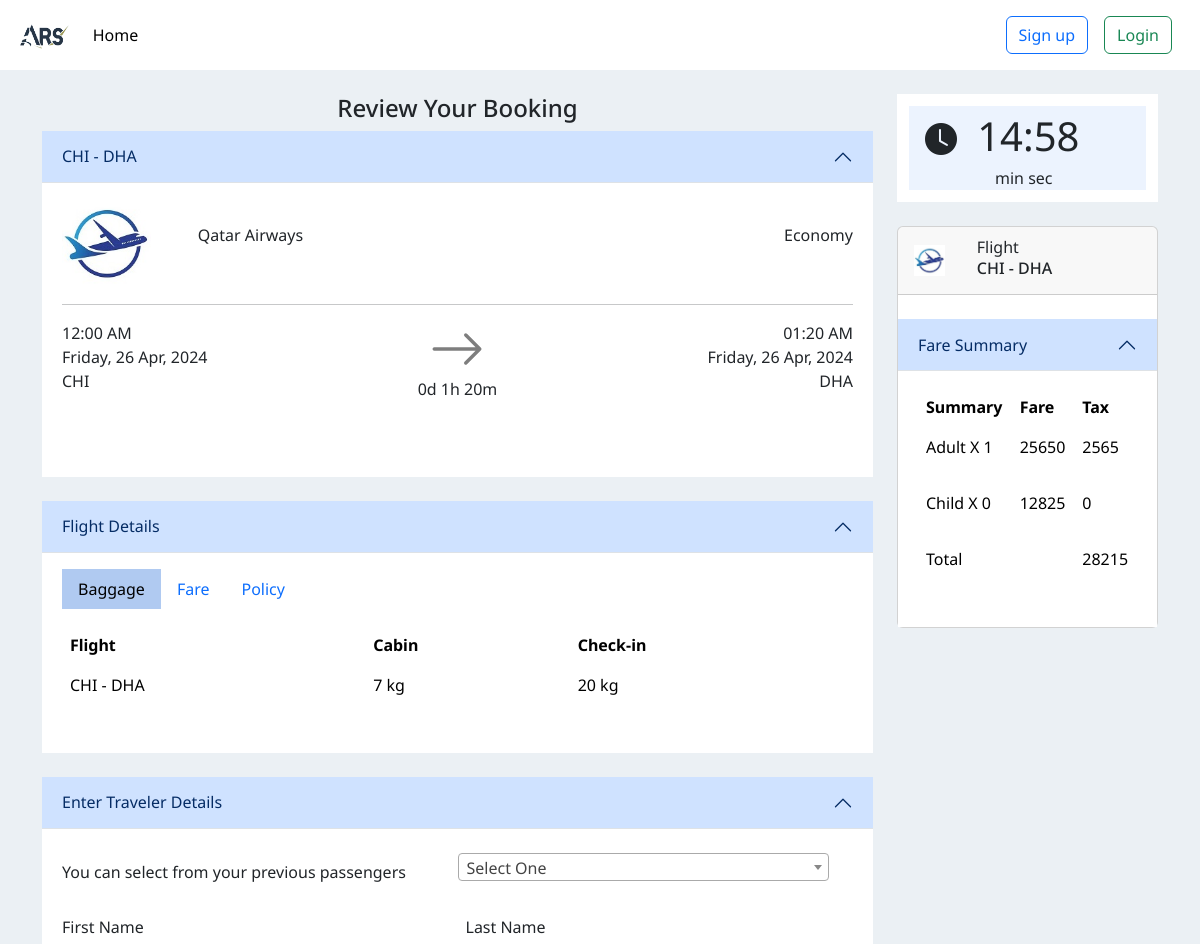
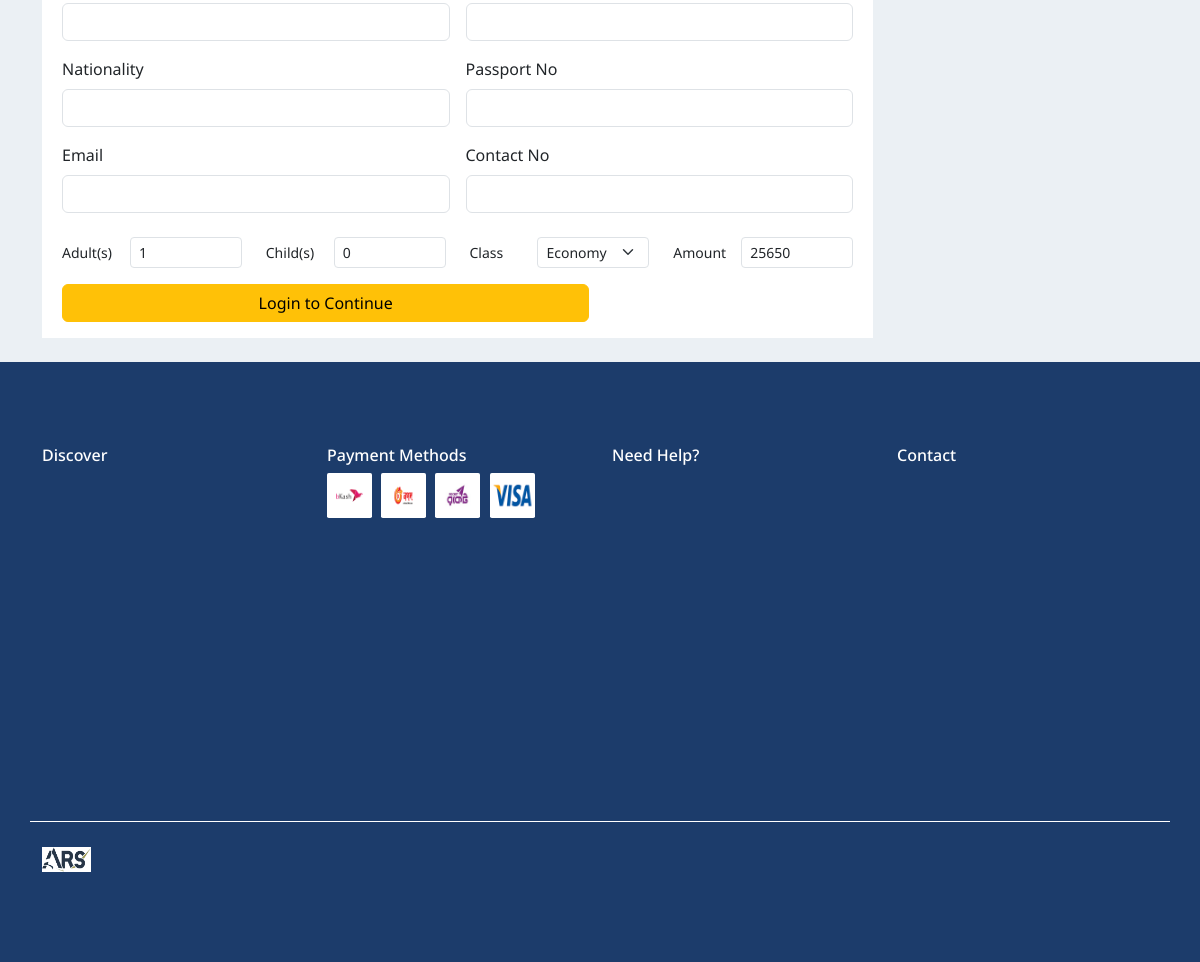
The app's page /src/booking.php?id=10004 with its own data (2 pictures, top to bottom).
### tables this page shows
CREATE TABLE `flight` (
  `id` int(11) NOT NULL,
  `source` varchar(100) NOT NULL,
  `destination` varchar(100) NOT NULL,
  `departure` datetime NOT NULL,
  `arrival` datetime NOT NULL,
  `price` int(11) NOT NULL,
  `airline` varchar(100) NOT NULL,
  `duration` int(11) NOT NULL,
  `class` varchar(20) NOT NULL DEFAULT 'Economy'
);

### src/booking.php (the view, shortened to what the rows shown need)
<?php
include_once "./inc/header.php";
include_once "./service/Airport.php";
include_once "./service/Flight.php";
include_once "./service/Passenger.php";
$ap = new Airport();
if (isset($_GET['id'])) {
  $flightID = $_GET['id'];
  $f = new Flight();
  $flight = $f->fetchFlight($flightID)->fetch_assoc();
}
?>
<body class="text-center">
  <div class="container justify-content-center mt-4">
    <div class="row mb-4">
      <div class="col-lg-9">
        <div class="accordion accordion-flush" id="accordionFlightDetails1">
          <div class="accordion-item">
            <h2 class="accordion-header" id="flush-FlightDetails1">
              <button class="accordion-button " type="button" data-bs-toggle="collapse" data-bs-target="#flush-collapseFlightDetails1" aria-expanded="true" aria-controls="flush-collapseFlightDetails1">
                <?php
                echo $ap->getCode($flight['source']);
                echo " - ";
                echo $ap->getCode($flight['destination']);
                ?>
              </button>
            </h2>
            <div id="flush-collapseFlightDetails1" class="accordion-collapse collapse show" aria-labelledby="flush-FlightDetails1" data-bs-parent="#accordionFlightDetails1">
              <div class="accordion-body">
                <div class="row align-items-center">
                  <div class="col-lg-8">
                    <div class="row text-start align-items-center">
                      <div class="col-lg-8">
                        <p>
                          <?php
                          echo $flight['airline'];
                          ?>
                        </p>
                      </div>
                    </div>
                  </div>
                </div>
                <div class="row ">
                  <div class="col-lg-5 text-start">
                    <p>
                      <?php
                      echo date('h:i A', strtotime($flight['departure']));
                      echo "<br/>";
                      echo date('l, d M, Y', strtotime($flight['departure']));
                      echo "<br/>";
                      echo $ap->getCode($flight['source']);
                      ?>
                    </p>
                  </div>
                  <div class="col-lg-2">
                    <img src="../public/images/arrow-right.svg" style="width: 100px; height: 40%; opacity: .5" alt="Right Arrow">
                    <p>
                      <?php
                      $duration = $flight['duration'];
                      $days = intdiv($duration, 24 * 60);
                      $hours = intdiv($duration % (24 * 60), 60);
                      $minutes = $duration % 60;
                      echo $days . "d " . $hours . "h " . $minutes . "m";
                      ?>
                    </p>
                  </div>
                  <div class="col-lg-5 text-end">
                    <p>
                      <?php
                      echo date('h:i A', strtotime($flight['arrival']));
                      echo "<br/>";
                      echo date('l, d M, Y', strtotime($flight['arrival']));
                      echo "<br/>";
                      echo $ap->getCode($flight['destination']);
                      ?>
                    </p>
                  </div>
                </div>
              </div>
            </div>
          </div>
        </div>
        <div class="accordion accordion-flush mt-4" id="accordionFlightDetails2">
          <div class="accordion-item">
            <h2 class="accordion-header" id="flush-FlightDetails2">
              <button class="accordion-button " type="button" data-bs-toggle="collapse" data-bs-target="#flush-collapseFlightDetails2" aria-expanded="true" aria-controls="flush-collapseFlightDetails2">
                Flight Details
              </button>
            </h2>
            <div id="flush-collapseFlightDetails2" class="accordion-collapse collapse show" aria-labelledby="flush-FlightDetails2" data-bs-parent="#accordionFlightDetails2">
              <div class="accordion-body">
                <div class="col-lg-12">
                  <div class="tab-content" id="pills-tabContent">
                    <div class="tab-pane fade show active" id="pills-baggage" role="tabpanel" aria-labelledby="pills-baggage-tab" tabindex="0">
                      <table class="col-lg-12 table table-borderless text-start">
                        <tr>
                          <th> Flight</th>
                          <th> Cabin</th>
                          <th> Check-in</th>
                        </tr>
                      </table>
                    </div>
                  </div>
                </div>
              </div>
            </div>
          </div>
        </div>
        <div class="accordion accordion-flush mt-4" id="accordionTravelerDetails">
          <div class="accordion-item">
            <h2 class="accordion-header" id="flush-headingTravelerDetails">
              <button class="accordion-button " type="button" data-bs-toggle="collapse" data-bs-target="#flush-collapseTravelerDetails" aria-expanded="true" aria-controls="flush-collapseTravelerDetails">
                Enter Traveler Details
              </button>
            </h2>
            <div id="flush-collapseTravelerDetails" class="accordion-collapse collapse show" aria-labelledby="flush-headingTravelerDetails" data-bs-parent="#accordionTravelerDetails">
              <div class="accordion-body">
                <div class="col-lg-12 text-start">
                  <form action="" method="post" class="row g-3">
                    <div class="col-md-12">
                      <div class="row justify-content-center mt-2">
                        <div class="col-2 text-start">
                          <input type="number" id="amount" name="amount" class="form-control form-control-sm" value="<?php echo $flight['price'] ?>" readonly>
                        </div>
                      </div>
                    </div>
                  </form>
                </div>
              </div>
            </div>
          </div>
        </div>
      </div>
      <div class="col-lg-3">
        <div class="card mt-4 ">
          <div class="accordion accordion-flush mt-4" id="accordionFareSummary">
            <div class="accordion-item">
              <h2 class="accordion-header" id="flush-headingFareSummary">
                <button class="accordion-button " type="button" data-bs-toggle="collapse" data-bs-target="#flush-collapseFareSummary" aria-expanded="true" aria-controls="flush-collapseFareSummary">
                  Fare Summary
                </button>
              </h2>
              <div id="flush-collapseFareSummary" class="accordion-collapse collapse show" aria-labelledby="flush-headingFareSummary" data-bs-parent="#accordionFareSummarys">
                <div class="accordion-body">
                  <div class="col-lg-12 text-start">
                    <table class="col-lg-12 table table-borderless">
                      <tr>
                        <th> Summary</th>
                        <th> Fare</th>
                        <th> Tax</th>
                      </tr>
                      <tr>
                        <td> Adult X <span id="adultNumber"> 1 </span> </td>
                        <td>
                          <?php
                          echo $flight['price'];
                          ?>
                        </td>
                        <td>
                            <p id="adultTax">
                              <?php echo $flight['price'] * 0.1; ?>
                            </p>
                        </td>
                      </tr>
                      <tr>
                        <td> Child X <span id="childNumber"> 0  </span> </td>
                        <td id="childFare">
                          <?php
                          echo $flight['price'] * .5;
                          ?>
                        </td>
                        <td>
                            <p id="childTax"> 0 </p>
                        </td>
                      </tr>
                      <tr>
                        <td>
                            <p id="totalAmount">
                              <?php echo $flight['price'] + $flight['price'] * 0.1; ?>
                            </p>
                        </td>
                      </tr>
                    </table>
                  </div>
                </div>
              </div>
            </div>
          </div>
        </div>
      </div>
    </div>
  </div>
</body>
</html>

### records on screen
flight: airline "Qatar Airways", departure "12:00 AM", departure "Friday, 26 Apr, 2024", duration "0", duration "1", duration "20", arrival "01:20 AM", arrival "Friday, 26 Apr, 2024", amount "25650", price "25650", $flight['price']*0.1 "2565", price "12825", $flight['price'] + $flight['price'] * 0.1 "28215"

### other values on screen
$ap->getCode($flight['source']) "CHI"
$ap->getCode($flight['destination']) "DHA"
